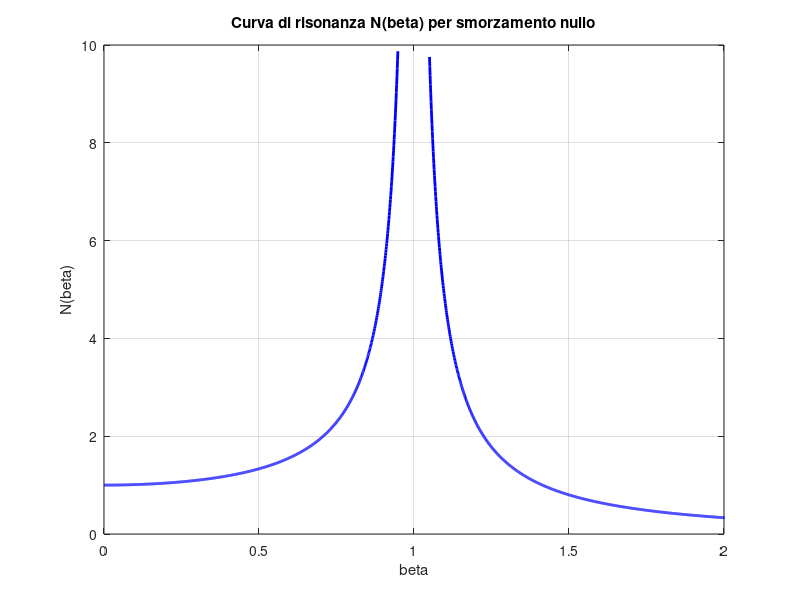
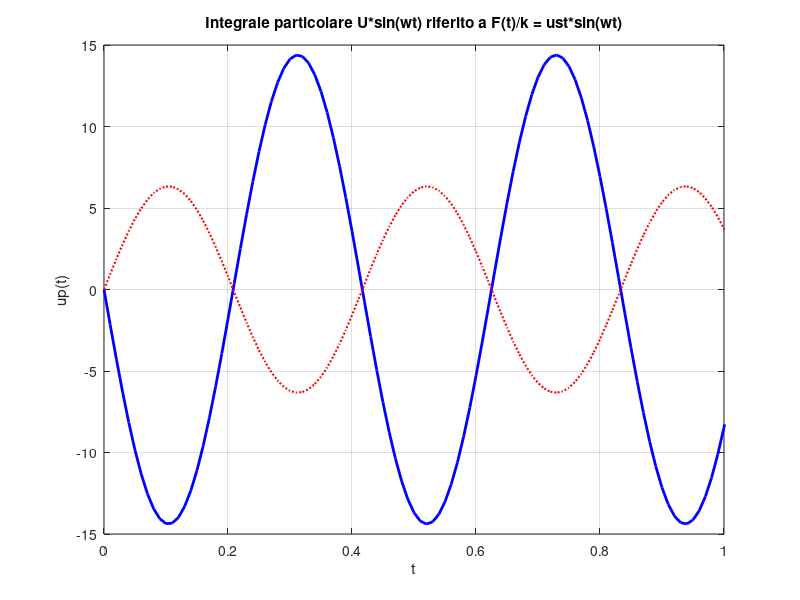
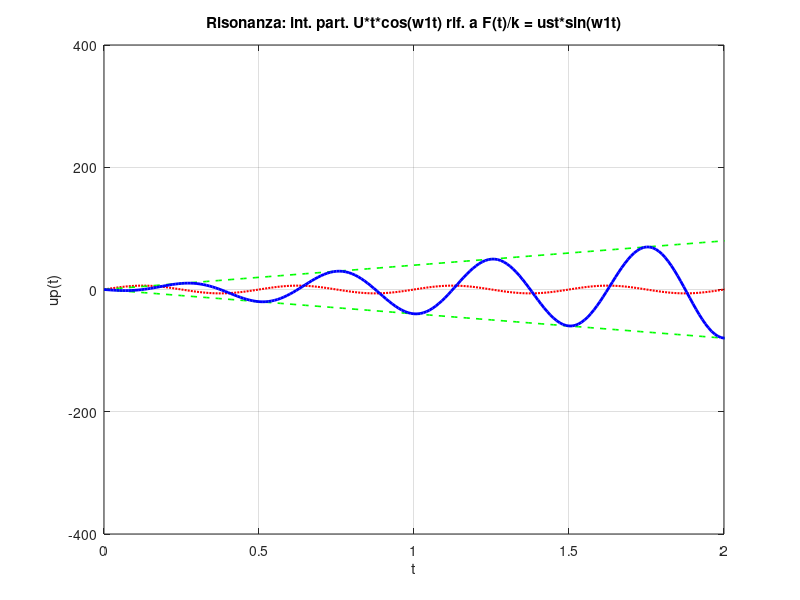
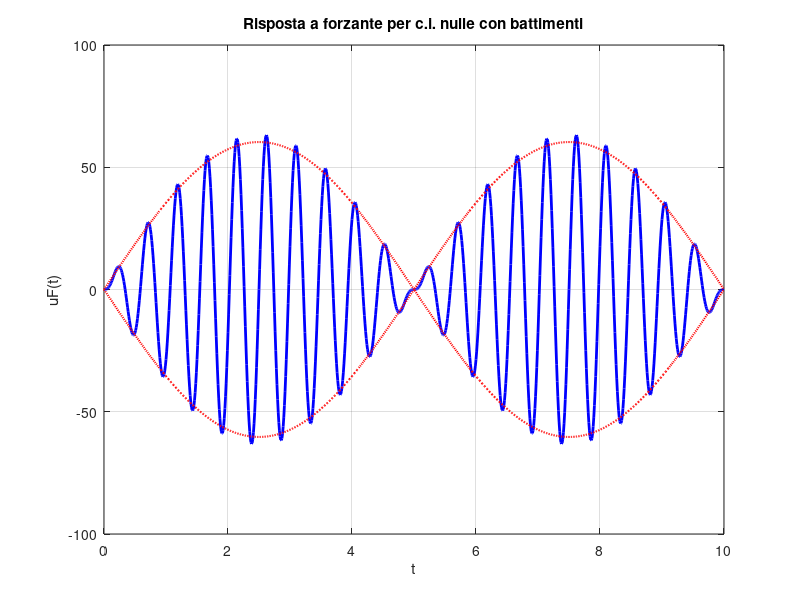

Recreate these plots in MATLAB, in order.
% Corso di Fondamenti di Dinamica e Instabilita' delle Strutture
% Universita' di Bergamo, Facolta' di Ingegneria, Dalmine
% Docente: prof. Egidio Rizzi
%
% PROGRAMMA PER LA RAPPRESENTAZIONE DELLA RISPOSTA
% DELL'OSCILLATORE SEMPLICE A FORZANTE ARMONICA
% scritto da E. Rizzi
% aprile 2007
%
% Inizializzazioni:
% cancella variabili e figure eventualmete in memoria da run precedenti
%
clear all
clf
%
% Dati di input
% Condizioni iniziali a t0 su spostamento u0 e velocita' up0
%
t0=0;
u0=1;
up0=20;
%
% Parametri del sistema ad un grado di liberta' non smorzato: 
% massa m, rigidezza elastica Ke
%
m=1;
ke=400; 
w1=sqrt(ke/m);
%
% Volendo assegnare il periodo naturale del sistema:
%
T1=0.5;
w1=2*pi/T1;
ke=m*w1^2;
%
% Tempo di analisi (in s) e numero di incrementi temporali
%
ta=10;
ni=1000;
%
% Vettore degli istanti di tempo 
%
Dt=ta/ni;
t=[t0:Dt:ta];
%
% Plot 1 - Rappresentazione del fattore di amplificazione in funzione
%          di beta
%
% Vettore dei valori di beta
%
bvl1=[0:0.001:0.948];
bvg1=[1.050:0.001:3];
Nvl1=abs(1./(1.-bvl1.^2));
Nvg1=abs(1./(1.-bvg1.^2));
%
fig1=figure(1);
set(fig1,'Position',[10 470 560 420]);
axes('XGrid','on','YGrid','on');
box('on');
hold('all');
xlim([0 2]);
plot(bvl1,Nvl1,'b','LineWidth',2)
plot(bvg1,Nvg1,'b','LineWidth',2)
title('Curva di risonanza N(beta) per smorzamento nullo')
xlabel('beta')
ylabel('N(beta)')
%
% Forzante armonica F*sin(w*t)
%
F=1000;
T=ta/5;
w=2*pi/T;
b=w/w1;
%
% Se si vuole assegnare direttamente w rispetto a w1
% (in pratica se si vuole assegnare beta)
%
b=1.2;
w=b*w1;
Ft=F*sin(w*t);
%
% Integrale particolare per beta diverso da 1 
%
ust=F/ke;
U=1/(1-b^2)*ust;
up=U*sin(w*t);
%
% Plot 2 - Rappresentazione dell'integrale particolare
%           per beta<1 in fase con la forzante,
%           per beta>1 in opposizione di fase con la forzante.
%          Nel plot il confronto e' fatto con ust sin(wt) per
%          mostrare l'entita' del fattore di amplificazione
%          e l'andamento della forzante sin(wt), rendendo
%          visibile l'eventuale sfasamento in opposizione di up(t)
%
fig2=figure(2);
set(fig2,'Position',[60 365 560 420]);
axes('XGrid','on','YGrid','on');
box('on');
hold('all');
xlim([0 ta/10]);
plot(t,up,'b','LineWidth',2)
plot(t,ust*sin(w*t),':r','LineWidth',1.5)
title('Integrale particolare U*sin(wt) riferito a F(t)/k = ust*sin(wt)')
xlabel('t')
ylabel('up(t)')
%
% Integrale particolare in condizioni di risonanza (beta=1)
%
U=-1/2*w1*ust;
upris=U*t.*cos(w1*t);
%
% Plot 3 - Rappresentazione dell'integrale particolare in
%          condizioni di risonanza
%          Nel plot il confronto e' fatto con ust sin(w1t) per
%          mostrare l'ampiezza divergente dell'oscillazione
%          e l'andamento della forzante sin(w1t)
%
fig3=figure(3);
set(fig3,'Position',[110 260 560 420]);
axes('XGrid','on','YGrid','on');
box('on');
hold('all');
xlim([0 ta/5]);
plot(t,ust*sin(w1*t),':r','LineWidth',1.5)
plot(t,U*t,'--g','LineWidth',1.2)
plot(t,-U*t,'--g','LineWidth',1.2)
plot(t,upris,'b','LineWidth',2)
title('Risonanza: int. part. U*t*cos(w1t) rif. a F(t)/k = ust*sin(w1t)')
xlabel('t')
ylabel('up(t)')
%
% Plot 4 - Illustrazione dei battimenti per beta circa = 1
%
bb=1.1;
uFb=1/(1-bb^2)*ust*(sin((bb*w1)*t)-bb*sin(w1*t));
fig4=figure(4);
set(fig4,'Position',[160 155 560 420]);
axes('XGrid','on','YGrid','on');
box('on');
hold('all');
xlim([0 ta]);
plot(t,uFb,'b','LineWidth',2)
plot(t,1/(1-bb^2)*ust*2*sin(w1*(bb-1)/2*t),':r','LineWidth',1.5)
plot(t,-1/(1-bb^2)*ust*2*sin(w1*(bb-1)/2*t),':r','LineWidth',1.5)
title('Risposta a forzante per c.i. nulle con battimenti')
xlabel('t')
ylabel('uF(t)')
%
% Integrale totale con risposta alle condizioni iniziali
% Qui sotto riportato un caso con beta < 1
% Variare il parametro beta e osservare la transizione
% battimenti->risonanza per beta -> 1
%
b=1.2;
w=b*w1;
ui=up0/w1*sin(w1*t)+u0*cos(w1*t);
uF=1/(1-b^2)*ust*(sin(w*t)-b*sin(w1*t));
u=ui+uF;
%
% Plot 5 - Rappresentazione della risposta totale a forzante e c.i.
%
fig5=figure(5);
set(fig5,'Position',[210 50 560 420]);
axes('XGrid','on','YGrid','on');
box('on');
hold('all');
xlim([0 ta/2]);
plot(t,u,'b','LineWidth',2)
plot(t,1/(1-b^2)*ust*sin(w*t),':r','LineWidth',1.5)
title('Risposta totale a F*sin(wt) e c.i. nel caso non smorzato')
xlabel('t')
ylabel('u(t)')
%
%--------------------------------------------------------------------------
% RISPOSTA DELL'OSCILLATORE SMORZATO
%--------------------------------------------------------------------------
%
% Plot 6 - Rappresentazione delle curve di risonanza per vari z
%
% Vettore dei valori di beta
%
bvl1=[0:0.001:0.956];
bvg1=[1.042:0.001:2];
Nvl1=abs(1./(1.-bvl1.^2));
Nvg1=abs(1./(1.-bvg1.^2));
bv=[0:0.001:2];
%z=5%
Nv5=1./((1-bv.^2).^2+(2*(5/100)*bv).^2).^(1/2);
%z=7%
Nv7=1./((1-bv.^2).^2+(2*(7/100)*bv).^2).^(1/2);
%z=10%
Nv10=1./((1-bv.^2).^2+(2*(10/100)*bv).^2).^(1/2);
%z=20%
Nv20=1./((1-bv.^2).^2+(2*(20/100)*bv).^2).^(1/2);
%z=50%
Nv50=1./((1-bv.^2).^2+(2*(50/100)*bv).^2).^(1/2);
%z=1/sqrt(2)=70.71%
Nv70=1./((1-bv.^2).^2+(2*(1/sqrt(2))*bv).^2).^(1/2);
%z=100%
Nv100=1./((1-bv.^2).^2+(2*(100/100)*bv).^2).^(1/2);
%
% Linea traccia dei massimi relativi
%
zvd=[0.05,0.07,0.10,0.20,0.50,0.7071067];
bvmd=sqrt(1-2*zvd.^2);
Nvmd=1./(2*zvd.*(1-zvd.^2).^(1/2));
zv=[0.044:0.01:0.707];
bvm=sqrt(1-2*zv.^2);
Nvm=1./(2*zv.*(1-zv.^2).^(1/2));
%
fig6=figure(6);
set(fig6,'Position',[580 470 560 420]);
axes('XGrid','on','YGrid','on');
box('on');
hold('all');
plot(bvl1,Nvl1,'b','LineWidth',2)
plot(bvg1,Nvg1,'b','LineWidth',2)
plot(bv,Nv5,'r','LineWidth',1)
plot(bv,Nv7,'m','LineWidth',1)
plot(bv,Nv10,'g','LineWidth',1)
plot(bv,Nv20,'c','LineWidth',1)
plot(bv,Nv50,'y','LineWidth',1)
plot(bv,Nv70,'k','LineWidth',1)
plot(bv,Nv100,'b','LineWidth',1)
plot(bvmd,Nvmd,'+','LineWidth',2)
plot(bvm,Nvm,':b','LineWidth',1.1)
title('Curve di risonanza N(beta) per 0 < z < 1')
xlabel('beta')
ylabel('N(beta)')
%
% Plot 7 - Rappresentazione delle curve di fase per vari z
%
bvs=[0:0.001:0.999];
bvd=[1.001:0.001:3];
%z=1%
csivs1=atan(2*(1/100).*bvs./(1-bvs.^2));
csivd1=atan(2*(1/100).*bvd./(1-bvd.^2))+pi;
%z=5%
csivs5=atan(2*(5/100).*bvs./(1-bvs.^2));
csivd5=atan(2*(5/100).*bvd./(1-bvd.^2))+pi;
%z=7%
csivs7=atan(2*(7/100).*bvs./(1-bvs.^2));
csivd7=atan(2*(7/100).*bvd./(1-bvd.^2))+pi;
%z=10%
csivs10=atan(2*(10/100).*bvs./(1-bvs.^2));
csivd10=atan(2*(10/100).*bvd./(1-bvd.^2))+pi;
%z=20%
csivs20=atan(2*(20/100).*bvs./(1-bvs.^2));
csivd20=atan(2*(20/100).*bvd./(1-bvd.^2))+pi;
%z=50%
csivs50=atan(2*(50/100).*bvs./(1-bvs.^2));
csivd50=atan(2*(50/100).*bvd./(1-bvd.^2))+pi;
%z=1/sqrt(2)=70.71%
csivs70=atan(2*(1/sqrt(2)).*bvs./(1-bvs.^2));
csivd70=atan(2*(1/sqrt(2)).*bvd./(1-bvd.^2))+pi;
%z=100%
csivs100=atan(2*(100/100).*bvs./(1-bvs.^2));
csivd100=atan(2*(100/100).*bvd./(1-bvd.^2))+pi;
%
fig7=figure(7);
set(fig7,'Position',[630 365 560 420]);
axes('XGrid','on','YGrid','on');
box('on');
hold('all');
ylim([0 pi]);
set(gca,'YTick',0:pi/4:pi)
set(gca,'YTickLabel',{'0','pi/4','pi/2','3pi/4','pi'})
plot(bvs,0,'b','LineWidth',2)
plot(bvd,pi,'b','LineWidth',2)
plot(bvs,csivs1,'k','LineWidth',1)
plot(bvd,csivd1,'k','LineWidth',1)
plot(bvs,csivs5,'r','LineWidth',1)
plot(bvd,csivd5,'r','LineWidth',1)
plot(bvs,csivs7,'m','LineWidth',1)
plot(bvd,csivd7,'m','LineWidth',1)
plot(bvs,csivs10,'g','LineWidth',1)
plot(bvd,csivd10,'g','LineWidth',1)
plot(bvs,csivs20,'c','LineWidth',1)
plot(bvd,csivd20,'c','LineWidth',1)
plot(bvs,csivs50,'y','LineWidth',1)
plot(bvd,csivd50,'y','LineWidth',1)
plot(bvs,csivs70,'k','LineWidth',1)
plot(bvd,csivd70,'k','LineWidth',1)
plot(bvs,csivs100,'b','LineWidth',1)
plot(bvd,csivd100,'b','LineWidth',1)
title('Curve di fase csi(beta) per 0 < z < 1')
xlabel('beta')
ylabel('csi(beta)')
%
% Integrale particolare nel caso smorzato
%
z=0.05;
b=1.2;
w=b*w1;
N=1/sqrt((1-b^2)^2+(2*z*b)^2);
U=N*ust;
if b<1
 csi=atan(2*z*b/(1-b^2));
elseif b>1
 csi=atan(2*z*b/(1-b^2))+pi;
else b=1 
 csi=pi/2;
end
up=U*sin(w*t-csi);
%
% Plot 8 - Rappresentazione dell'integrale particolare
%          per il sistema smorzato.
%          Nel plot il confronto e' fatto con ust sin(wt) per
%          mostrare l'entita' del fattore di amplificazione
%          e l'andamento della forzante sin(wt), rendendo
%          visibile lo sfasamento rispetto a up(t)
%          (diverso da 0 o Pi nel caso non smorzato)
%
fig8=figure(8);
set(fig8,'Position',[680 260 560 420]);
axes('XGrid','on','YGrid','on');
box('on');
hold('all');
xlim([0 ta/10]);
plot(t,up,'b','LineWidth',2)
plot(t,ust*sin(w*t),':r','LineWidth',1.5)
title('Integrale part. N*ust*sin(wt-csi) riferito a F(t)/k = ust*sin(wt)')
xlabel('t')
ylabel('up(t)')
%
% Plot 9 - Rappresentazione dell'integrale totale
%          per il sistema smorzato con risposta a forzante e c.i.
%          Si apprezza lo smorzamento della risposta transiente
%          a dare la risposta a regime legata alla forzante armonica.
%          Si noti che anche per beta=1 (risonanza per il sistema non
%          smorzato) le oscillazioni non divergono e si assestano
%          sulla risposta steady-state corrispondente all'integrale
%          particolare
%
up=U*sin(w*t-csi);
wd=w1*sqrt(1-z^2);
D=(1-b^2)^2+(2*z*b)^2;
A=(up0+z*w1*u0+w*ust*(b^2+2*z^2-1)/D)/wd;
B=u0+ust*(2*z*b)/D;
ugoa=exp(-z*w1*t).*(A*sin(wd*t)+B*cos(wd*t));
u=ugoa+up;
%
fig9=figure(9);
set(fig9,'Position',[730 155 560 420]);
axes('XGrid','on','YGrid','on');
box('on');
hold('all');
xlim([0 ta/2]);
plot(t,up,':r','LineWidth',1.5)
plot(t,ugoa,':g','LineWidth',1.5)
plot(t,u,'b','LineWidth',2)
title('Risposta totale a F*sin(wt) e c.i. nel caso smorzato')
xlabel('t')
ylabel('u(t)')
